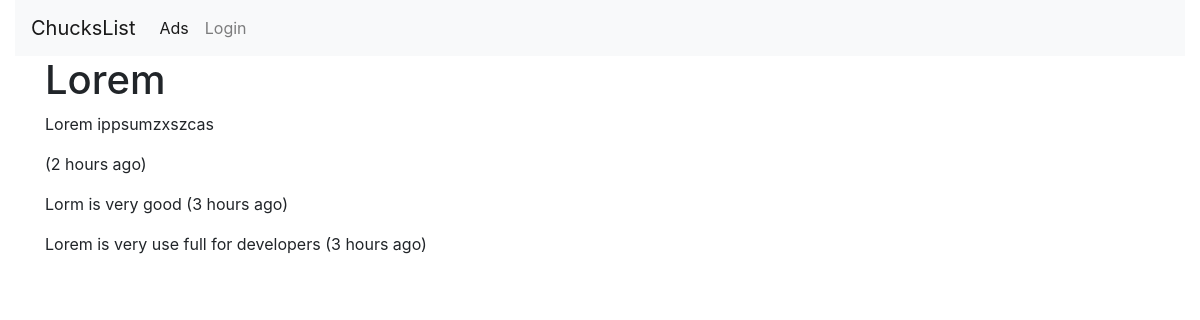
The page /forums/forum/1 on the database as committed earlier.
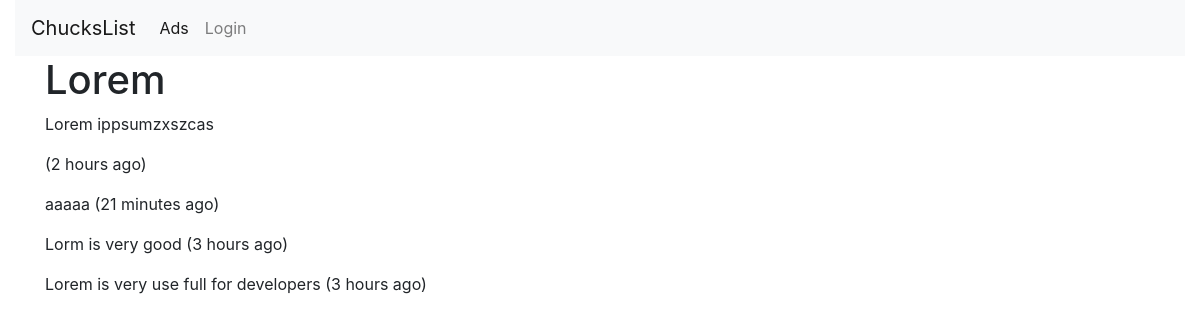
The same page on the database as committed later.
### forums/models.py (models this page shows, shortened)
class Comment(models.Model):
    text = models.TextField(
        validators=[MinLengthValidator(3, 'Comment must be greater than 3 characters')]
    )
    forum = models.ForeignKey(Forum, on_delete=models.CASCADE)
    owner = models.ForeignKey(settings.AUTH_USER_MODEL, on_delete=models.CASCADE)
    created_at = models.DateTimeField(auto_now_add=True)
    updated_at = models.DateTimeField(auto_now=True)

### forums/views.py (the view)
# urls.py: path('forum/<int:pk>', views.ForumDetailView.as_view(), name='forum_detail'),
class ForumDetailView(DetailView):
    model = Forum
    template_name = 'forums/detail.html'
    def get(self, request, pk):
        forum = Forum.objects.get(id=pk)
        comments = Comment.objects.filter(forum=forum).order_by('-updated_at')
        comment_form = CommentForm()
        context = {'forum': forum, 'comments': comments, 'comment_form': comment_form}
        return render(request, self.template_name, context)

### forums/templates/forums/detail.html (shortened to what this page needs)
{% extends "base_bootstrap.html" %}
{% load crispy_forms_tags %}
{% load humanize %}
{% block content %}
    <h1>
        {{ forum.title }}
    </h1>
    <p>
        {{ forum.text }}
    </p>
    <p>
        ({{ forum.updated_at|naturaltime }})
    </p>
    {% for comment in comments %}
        <p> {{ comment.text }}
            ({{ comment.updated_at|naturaltime }})
        </p>
    {% endfor %}
{% endblock %}

Rows that differ between the two databases and show on the page:
added Comment: text "aaaaa", updated_at "21 minutes ago"
